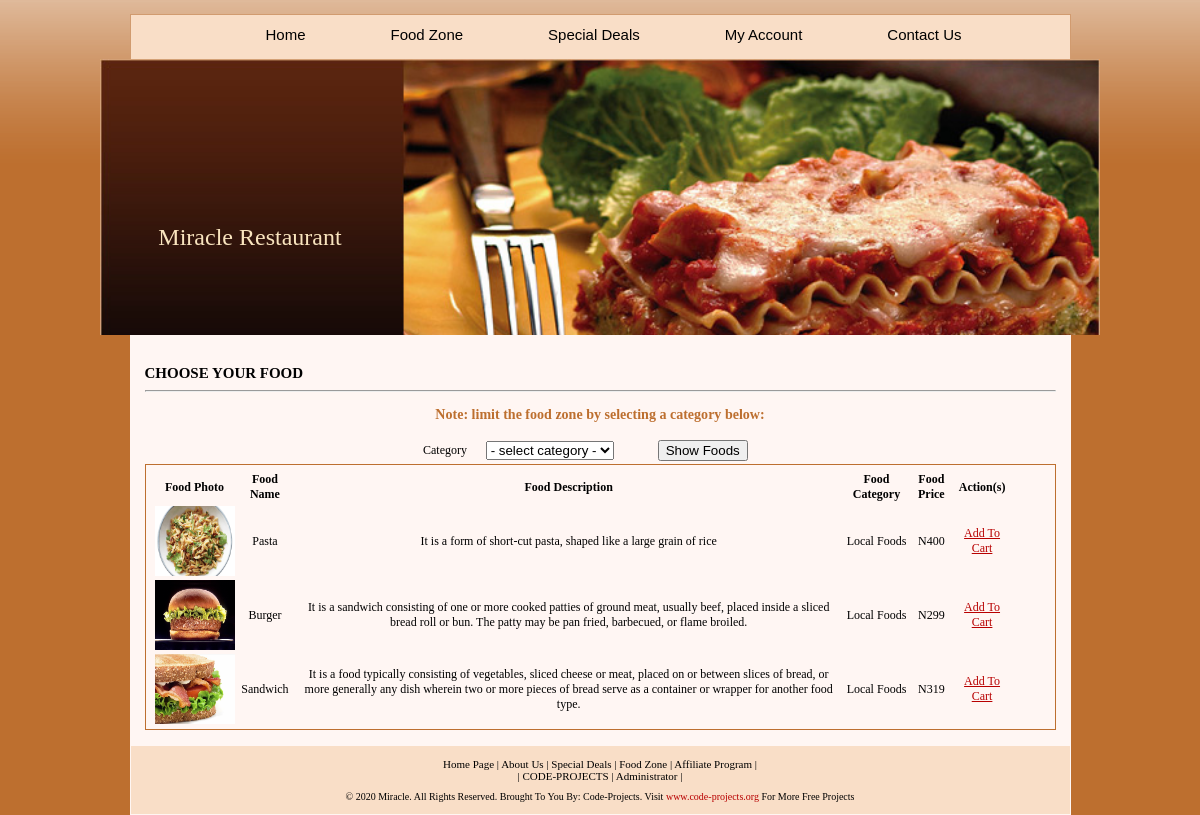
Page /foodzone.php on the committed database.
### tables this page shows
CREATE TABLE `food_details` (
  `food_id` int(15) NOT NULL,
  `food_name` varchar(45) NOT NULL,
  `food_description` text NOT NULL,
  `food_price` float NOT NULL,
  `food_photo` varchar(45) NOT NULL,
  `food_category` int(15) NOT NULL
);

CREATE TABLE `categories` (
  `category_id` int(15) NOT NULL,
  `category_name` varchar(45) NOT NULL
);

CREATE TABLE `currencies` (
  `currency_id` int(5) NOT NULL,
  `currency_symbol` varchar(15) NOT NULL,
  `flag` int(1) NOT NULL
);

### foodzone.php (the view, shortened to what this page needs)
<?php
$result=mysql_query("SELECT * FROM food_details,categories WHERE food_details.food_category=categories.category_id ")
or die("A problem has occured ... \n" . "Our team is working on it at the moment ... \n" . "Please check back after few hours.");
?>
<?php
    $categories=mysql_query("SELECT * FROM categories")
    or die("A problem has occured ... \n" . "Our team is working on it at the moment ... \n" . "Please check back after few hours.");
?>
<?php
    $flag_1 = 1;
    $currencies=mysql_query("SELECT * FROM currencies WHERE flag='$flag_1'")
    or die("A problem has occured ... \n" . "Our team is working on it at the moment ... \n" . "Please check back after few hours.");
?>
<!DOCTYPE HTML PUBLIC "-//W3C//DTD HTML 4.01 Transitional//EN" "http://www.w3.org/TR/html4/loose.dtd"><html>
<html>
<head>
<link href="stylesheets/user_styles.css" rel="stylesheet" type="text/css">
</head>
<body>
<div id="page">
  <div id="menu"><ul>
  <li><a href="member-index.php">Home</a></li>
  <li><a href="foodzone.php">Food Zone</a></li>
  <li><a href="specialdeals.php">Special Deals</a></li>
  <li><a href="member-index.php">My Account</a></li>
  <li><a href="contactus.php">Contact Us</a></li>
  </ul>
  </div>
<div id="header">
  <div id="logo"> <a href="index.php" class="blockLink"></a></div>
  <div id="company_name"><?php echo APP_NAME; ?> Restaurant</div>
</div>
<div id="center">
 <h1>CHOOSE YOUR FOOD</h1>
 <hr>
 <h3>Note: limit the food zone by selecting a category below:</h3>
 <form name="categoryForm" id="categoryForm" method="post" action="foodzone.php" onsubmit="return categoriesValidate(this)">
     <table width="360" align="center">
     <tr>
        <td>Category</td>
        <td width="168"><select name="category" id="category">
        <option value="select">- select category -
        <?php
        while ($row=mysql_fetch_array($categories)){
        echo "<option value=$row[category_id]>$row[category_name]";
        }
        ?>
        </select></td>
        <td><input type="submit" name="Submit" value="Show Foods" /></td>
     </tr>
     </table>
 </form>
  <div style="border:#bd6f2f solid 1px;padding:4px 6px 2px 6px">
      <table width="860" height="auto" style="text-align:center;">
        <tr>
                <th>Food Photo</th>
                <th>Food Name</th>
                <th>Food Description</th>
                <th>Food Category</th>
                <th>Food Price</th>
                <th>Action(s)</th>
        </tr>
        <?php
            $count = mysql_num_rows($result);
            if(isset($_POST['Submit']) && $count < 1){
                echo "<html><script language='JavaScript'>alert('There are no foods under the selected category at the moment. Please check back later.')</script></html>";
            }
            else{
                $symbol=mysql_fetch_assoc($currencies);
                while ($row=mysql_fetch_assoc($result)){
                    echo "<tr>";
                    echo '<td><a href=images/'. $row['food_photo']. ' alt="click to view full image" target="_blank"><img src=images/'. $row['food_photo']. ' width="80" height="70"></a></td>';
                    echo "<td>" . $row['food_name']."</td>";
                    echo "<td>" . $row['food_description']."</td>";
                    echo "<td>" . $row['category_name']."</td>";
                    echo "<td>" . $symbol['currency_symbol']. "" . $row['food_price']."</td>";
                    echo '<td><a href="cart-exec.php?id=' . $row['food_id'] . '">Add To Cart</a></td>';
                    echo "</tr>";
                    }
                }
        ?>
      </table>
  </div>
</div>
<?php include 'footer.php'; ?>
</div>
</body>
</html>

### footer.php
<div id="footer">
    <div class="bottom_menu"><a href="index.php">Home Page</a>  |  <a href="aboutus.php">About Us</a>  |  <a href="specialdeals.php">Special Deals</a>  |  <a href="foodzone.php">Food Zone</a>  |  <a href="https://code-projects.org/">Affiliate Program</a> |<br> | <a href="https://code-projects.org/">CODE-PROJECTS </a>
  | <a href="admin/index.php" target="_blank">Administrator</a> |</div>
  <div class="bottom_addr">&copy; <?php echo date('Y'); ?> <?php echo APP_NAME; ?>. All Rights Reserved. Brought To You By: Code-Projects. Visit <a href="https://code-projects.org/" > www.code-projects.org </a> For More Free Projects</div>
</div>

### stylesheets/user_styles.css (style rules this page uses)
html,body { margin:0; padding:0; background:#bd6f2f url(../images/base-bg.gif) repeat-x top; width:100%;height:100%; font-family:tahoma; }
a img { border:0; }
a { color: #B80000; text-decoration: underline; }
form { margin:0; padding:0; }
h1 { font-weight: bold; color: #000000; margin: 0px; font-size:15px; text-transform:uppercase; margin: 15px 0 8px 0; }
h3 { font-weight:bold; text-align:center; color:#bd6f2f; }
.bottom_addr { font-size: 11px; color: #000; padding: 5px 0 12px 0; text-align:center; font-size:10px; }
.bottom_addr a { text-decoration: none; }
.bottom_menu { color: #000000; text-align: center; padding-top: 12px; padding-bottom: 4px; font-size:11px; }
.bottom_menu a { color: #000000; text-decoration: none; }
#page { width:1000px; margin:0 auto; padding-top:14px; }
#menu { border-top: 1px solid #d19b6f; border-left: 1px solid #d19b6f; border-right: 1px solid #d19b6f; width:939px; margin:0 auto; background:#f9dec7; position:relative; height:44px; overflow:hidden; text-align:left; }
#menu ul { padding:0px; margin:0px; margin-left:50px; }
#menu ul li { width:auto; height:30px; float:left; font-family:Arial, Helvetica, sans-serif; font-size:15px; color:#000000; background-repeat:no-repeat; background-position:left center; line-height:20px; text-align:center; margin-left:0px; list-style:none; padding-left:85px; padding-top:10px; background:url(images/icon_menu.gif); }
#menu ul li a { width:auto; height:30px; float:left; text-decoration:none; font-family:Arial, Helvetica, sans-serif; font-size:15px; color:#000000; list-style:none; }
#footer { width:939px; margin:0 auto; background:#f9dec7; border: 1px solid #fff6f3; }
#center { width:911px; margin:0 auto; background:#fff6f3; padding:15px; font-size:12px; text-align:justify; }
#header { width:1000px; background:url(../images/img.jpg) no-repeat; height:276px; background-size: cover; }
#company_name { font-size: 24px; text-transform: none; color: #FFFFFF; position:absolute; color:#f9e4be; font-family:"trebuchet MS"; width:250px; text-align:center; margin-top:165px; margin-left:25px; }
#logo { background:url(../images/logo.gif) no-repeat; width:90px; height:89px; position:absolute; margin: 67px 0 0 105px; }
.blockLink { position:absolute; top:0; left: 0; width:100%; height:100%; z-index: 1; }

### rows in the picture
food_details: food_photo (picture), food_name "Pasta", food_description "It is a form of short-cut pasta, shaped like a large grain of rice", categories.category_name "Local Foods", food_price "400"
currencies: currency_symbol "N"
food_details: food_photo (picture), food_name "Burger", food_description "It is a sandwich consisting of one or more cooked patties of ground meat, usually beef, placed inside a sliced bread roll or bun. The patty may be pan fried, barbecued, or flame broiled.", categories.category_name "Local Foods", food_price "299"
food_details: food_photo (picture), food_name "Sandwich", food_description "It is a food typically consisting of vegetables, sliced cheese or meat, placed on or between slices of bread, or more generally any dish wherein two or more pieces of bread serve as a container or wrapper for another food type.", categories.category_name "Local Foods", food_price "319"

### other values in the picture
APP_NAME "Miracle"
